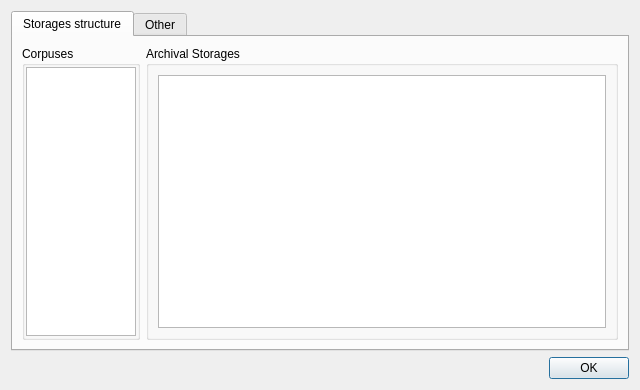
<?xml version="1.0" encoding="UTF-8"?>
<ui version="4.0">
 <class>ParamDialog</class>
 <widget class="QDialog" name="ParamDialog">
  <property name="windowModality">
   <enum>Qt::ApplicationModal</enum>
  </property>
  <property name="geometry">
   <rect>
    <x>0</x>
    <y>0</y>
    <width>640</width>
    <height>390</height>
   </rect>
  </property>
  <property name="sizePolicy">
   <sizepolicy hsizetype="Fixed" vsizetype="Fixed">
    <horstretch>0</horstretch>
    <verstretch>0</verstretch>
   </sizepolicy>
  </property>
  <property name="maximumSize">
   <size>
    <width>800</width>
    <height>480</height>
   </size>
  </property>
  <property name="windowTitle">
   <string>Parameters</string>
  </property>
  <property name="windowIcon">
   <iconset resource="../resources.qrc">
    <normaloff>:/icons/icon.png</normaloff>:/icons/icon.png</iconset>
  </property>
  <property name="sizeGripEnabled">
   <bool>false</bool>
  </property>
  <layout class="QVBoxLayout" name="verticalLayout_4">
   <item>
    <widget class="QTabWidget" name="tabWidget">
     <property name="currentIndex">
      <number>0</number>
     </property>
     <widget class="QWidget" name="tab">
      <attribute name="title">
       <string>Storages structure</string>
      </attribute>
      <layout class="QVBoxLayout" name="verticalLayout_3">
       <item>
        <layout class="QHBoxLayout" name="horizontalLayout">
         <item>
          <widget class="QGroupBox" name="gB_corpuses">
           <property name="sizePolicy">
            <sizepolicy hsizetype="Preferred" vsizetype="Preferred">
             <horstretch>2</horstretch>
             <verstretch>0</verstretch>
            </sizepolicy>
           </property>
           <property name="baseSize">
            <size>
             <width>0</width>
             <height>0</height>
            </size>
           </property>
           <property name="title">
            <string>Corpuses</string>
           </property>
           <layout class="QVBoxLayout" name="verticalLayout">
            <property name="leftMargin">
             <number>1</number>
            </property>
            <property name="topMargin">
             <number>1</number>
            </property>
            <property name="rightMargin">
             <number>1</number>
            </property>
            <property name="bottomMargin">
             <number>1</number>
            </property>
            <item>
             <widget class="QListView" name="lV_corpuses">
              <property name="selectionMode">
               <enum>QAbstractItemView::SingleSelection</enum>
              </property>
             </widget>
            </item>
           </layout>
          </widget>
         </item>
         <item>
          <widget class="QGroupBox" name="gB_storages">
           <property name="sizePolicy">
            <sizepolicy hsizetype="Preferred" vsizetype="Preferred">
             <horstretch>8</horstretch>
             <verstretch>0</verstretch>
            </sizepolicy>
           </property>
           <property name="baseSize">
            <size>
             <width>0</width>
             <height>0</height>
            </size>
           </property>
           <property name="title">
            <string>Archival Storages</string>
           </property>
           <layout class="QHBoxLayout" name="horizontalLayout_2">
            <item>
             <widget class="QTableView" name="tV_storages">
              <property name="showDropIndicator" stdset="0">
               <bool>true</bool>
              </property>
              <property name="dragEnabled">
               <bool>false</bool>
              </property>
              <property name="dragDropOverwriteMode">
               <bool>true</bool>
              </property>
              <property name="dragDropMode">
               <enum>QAbstractItemView::NoDragDrop</enum>
              </property>
              <property name="selectionMode">
               <enum>QAbstractItemView::ContiguousSelection</enum>
              </property>
              <property name="selectionBehavior">
               <enum>QAbstractItemView::SelectRows</enum>
              </property>
             </widget>
            </item>
           </layout>
          </widget>
         </item>
        </layout>
       </item>
      </layout>
     </widget>
     <widget class="QWidget" name="tab_2">
      <attribute name="title">
       <string>Other</string>
      </attribute>
      <layout class="QVBoxLayout" name="verticalLayout_6">
       <item>
        <widget class="QGroupBox" name="gB_features">
         <property name="maximumSize">
          <size>
           <width>16777215</width>
           <height>16777215</height>
          </size>
         </property>
         <property name="title">
          <string>Features</string>
         </property>
         <layout class="QHBoxLayout" name="horizontalLayout_3">
          <item>
           <widget class="QTableView" name="tV_features">
            <property name="selectionBehavior">
             <enum>QAbstractItemView::SelectRows</enum>
            </property>
           </widget>
          </item>
         </layout>
        </widget>
       </item>
      </layout>
     </widget>
    </widget>
   </item>
   <item>
    <widget class="QDialogButtonBox" name="buttonBox">
     <property name="orientation">
      <enum>Qt::Horizontal</enum>
     </property>
     <property name="standardButtons">
      <set>QDialogButtonBox::Ok</set>
     </property>
     <property name="centerButtons">
      <bool>false</bool>
     </property>
    </widget>
   </item>
  </layout>
 </widget>
 <resources>
  <include location="../resources.qrc"/>
 </resources>
 <connections>
  <connection>
   <sender>buttonBox</sender>
   <signal>clicked(QAbstractButton*)</signal>
   <receiver>ParamDialog</receiver>
   <slot>accept()</slot>
   <hints>
    <hint type="sourcelabel">
     <x>656</x>
     <y>324</y>
    </hint>
    <hint type="destinationlabel">
     <x>359</x>
     <y>179</y>
    </hint>
   </hints>
  </connection>
 </connections>
</ui>
